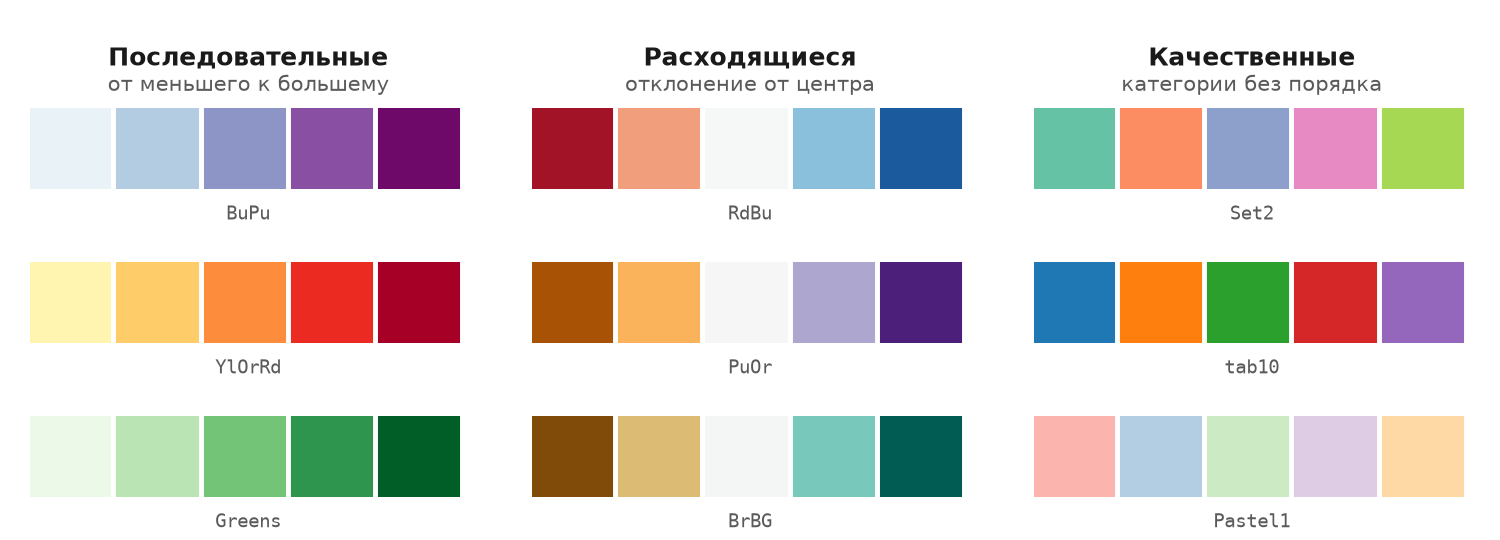

Recreate this plot in Python.
"""Generates palettes.png – the three kinds of colour palettes for choropleth maps.

Sequential, diverging and qualitative palettes from matplotlib, five classes
each, as they would appear in a map legend.

Run from this folder:  python palettes.py
"""

import matplotlib.pyplot as plt
import numpy as np

INK = "#1A1A1A"
GREY = "#5A5A5A"

GROUPS = [
    ("Последовательные", "от меньшего к большему", ["BuPu", "YlOrRd", "Greens"]),
    ("Расходящиеся", "отклонение от центра", ["RdBu", "PuOr", "BrBG"]),
    ("Качественные", "категории без порядка", ["Set2", "tab10", "Pastel1"]),
]
N_CLASSES = 5

fig, axes = plt.subplots(3, 3, figsize=(10, 3.6))

for col, (title, subtitle, names) in enumerate(GROUPS):
    for row, name in enumerate(names):
        ax = axes[row, col]
        cmap = plt.get_cmap(name)
        if name in ("Set2", "tab10", "Pastel1"):
            colors = [cmap(i) for i in range(N_CLASSES)]
        else:
            colors = [cmap(x) for x in np.linspace(0.08, 0.92, N_CLASSES)]
        for i, color in enumerate(colors):
            ax.add_patch(plt.Rectangle((i, 0), 0.92, 1, color=color))
        ax.set_xlim(0, N_CLASSES)
        ax.set_ylim(0, 1)
        ax.set_axis_off()
        ax.text(N_CLASSES / 2, -0.2, name, ha="center", va="top",
                fontsize=9, color=GREY, family="monospace")
    axes[0, col].set_title(f"{title}\n", fontsize=12, color=INK, weight="bold")
    axes[0, col].text(N_CLASSES / 2, 1.15, subtitle, ha="center", va="bottom",
                      fontsize=10, color=GREY)

plt.subplots_adjust(hspace=0.9, wspace=0.15, top=0.8, bottom=0.08, left=0.02, right=0.98)
plt.savefig("palettes.png", dpi=150, facecolor="white")
